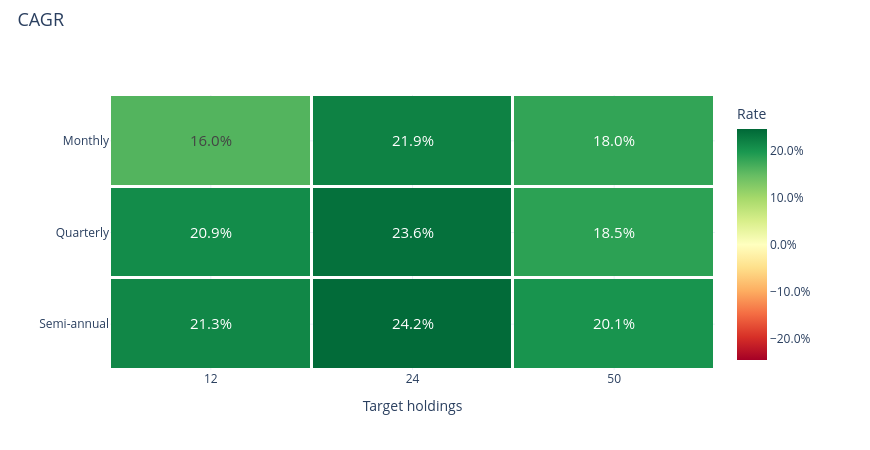

The cell this chart's notebook holds for it:
### Markdown cell above
### CAGR

### Code cell
research.heatmap('cagr')

### Figure 1 — Plotly figure (JSON) as saved in the notebook; plotly's stock layout.template omitted (floating-point values rounded to 4 significant figures)
{"data": [{"colorbar": {"tickformat": ".1%", "title": {"text": "Rate"}}, "colorscale": [[0.0, "rgb(165,0,38)"], [0.1, "rgb(215,48,39)"], [0.2, "rgb(244,109,67)"], [0.3, "rgb(253,174,97)"], [0.4, "rgb(254,224,139)"], [0.5, "rgb(255,255,191)"], [0.6, "rgb(217,239,139)"], [0.7, "rgb(166,217,106)"], [0.8, "rgb(102,189,99)"], [0.9, "rgb(26,152,80)"], [1.0, "rgb(0,104,55)"]], "text": [["16.0%", "21.9%", "18.0%"], ["20.9%", "23.6%", "18.5%"], ["21.3%", "24.2%", "20.1%"]], "textfont": {"size": 15}, "texttemplate": "%{text}", "type": "heatmap", "x": ["12", "24", "50"], "xgap": 3, "y": ["Monthly", "Quarterly", "Semi-annual"], "ygap": 3, "z": [[0.1596, 0.2192, 0.1805], [0.2088, 0.2363, 0.1848], [0.2133, 0.2418, 0.2008]], "zmax": 0.2453, "zmid": 0.0, "zmin": -0.2453}], "layout": {"height": 450, "hovermode": "closest", "legend": {"font": {"size": 12}, "itemclick": "toggle", "itemdoubleclick": "toggleothers", "x": 1.025, "y": 1}, "margin": {"b": 80, "l": 110, "r": 155, "t": 95}, "title": {"font": {"size": 18}, "text": "CAGR", "x": 0.02, "y": 0.97}, "width": 870, "xaxis": {"title": {"text": "Target holdings"}}, "yaxis": {"autorange": "reversed"}}}
